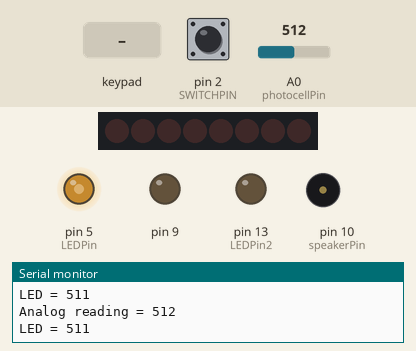
Recording of a sketch running on a simulated Arduino Uno, built with avr-gcc and run on an emulated ATmega328P. Shown: 8 shift-register outputs drawn as a row of LEDs (first output left, lit = HIGH), output pins drawn as LEDs (lit = HIGH), buzzer (waves = sounding), the last lines printed to the serial monitor. Dashed ring = blinking. Inputs (shaded band) come from the test bench; at power-on: A0 (photocellPin) = 512, pin 2 (SWITCHPIN) HIGH. Pins used as bus, display or sensor lines are not drawn.

Above: at 1.2 s.
1.3 s: keypad keys 1 2 1 1 pressed 0.4 s apart
At 3.5 s:
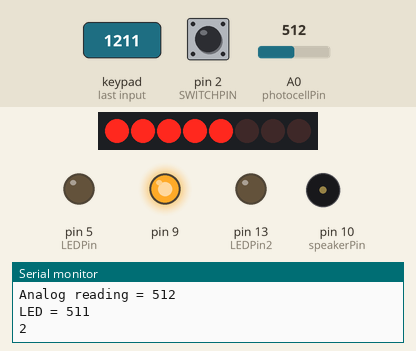
4.4 s: key '3' pressed
7.4 s: key '4' pressed
At 8.9 s:
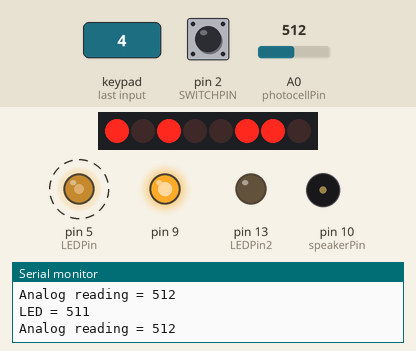
10.4 s: key '6' pressed
At 11.4 s:
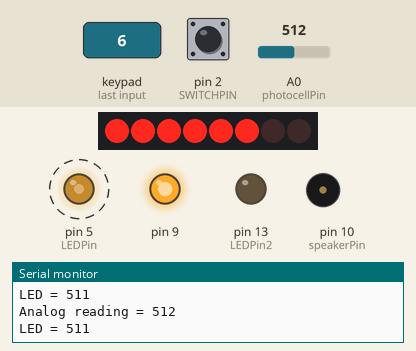
11.9 s: A0 (photocellPin) set to 242
14.9 s: A0 (photocellPin) set to 212
At 22.2 s:
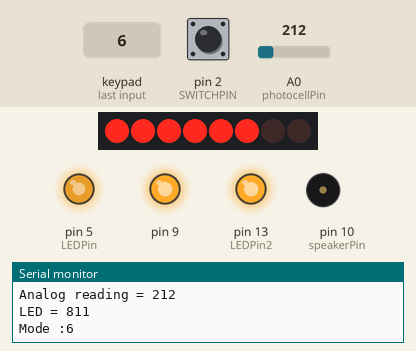
Timing chart, 0 to 24.7 s (numbered marks = the images above; inputs shaded):
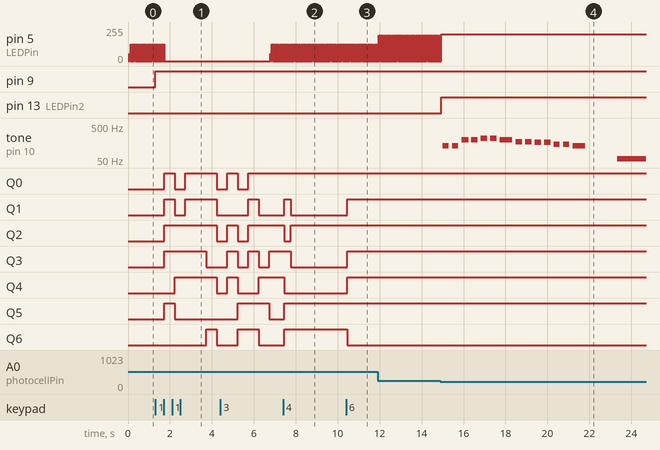

Measured:
- the behaviour switches between 224 and 223 on A0 (photocellPin) (found by bisection; images 3 and 4)
- after the input at 1.3 s, pin 5 (LEDPin): goes on until 1.7 s, then stays 0/255; pin 9: LOW → HIGH at once; Q0, Q1: LOW → HIGH after 0.42 s, → LOW 0.50 s later, → HIGH 0.50 s later, → LOW 1.5 s later; Q2: LOW → HIGH after 0.42 s, → LOW 2.5 s later; Q3: LOW → HIGH after 0.42 s, → LOW 2.0 s later
- after the input at 10.4 s, Q1, Q3, Q4: LOW → HIGH after 0.05 s; Q6: HIGH → LOW after 0.05 s
- after the input at 14.9 s, pin 13 (LEDPin2): LOW → HIGH at once; tone on pin 10 (speakerPin): plays 130 Hz for 0.28 s, 131 Hz for 0.28 s, 196 Hz for 0.32 s, 196 Hz for 0.32 s, 220 Hz for 0.32 s, 220 Hz for 0.32 s … (15 notes in this stretch), starting after 0.11 s
- by itself, pin 5 (LEDPin): repeats every 0.03 s: 0/255 0.02 s, 127/255 0.01 s

The sketch:

wew.ino
```cpp
/*
Advanced Blink with an Interrupt Sketch
By: David M. Orlo
www.DaviedOrlo.com
*/
#include <Keypad.h>
#define data 3
#define clock 4
byte zero  = B01111110;
byte one   = B00000110;
byte two   = B11011010;
byte three = B11010110;
byte four  = B10100110;
byte five  = B11110100;
byte six   = B11111100;
byte seven = B01000110;
byte eight = B11111110;
byte nine  = B11110110;
byte hapus = B00000000;
byte s = B11110100;
byte l = B00111000;
byte e = B11111000;
byte p = B11101010;
byte t = B10111000;
byte i = B00000110;
byte g = B11110110;
byte h = B10101100;
String readString;
byte SWITCHPIN=2;
int LEDPin=5;
byte brightness;
const byte ROWS = 2; // rows
const byte COLS = 3; // Three columns
// Define the Keymap
char keys[ROWS][COLS] = {
  {'1','2','3'},
  {'4','5','6'},
};
// Connect keypad ROW0, ROW1, ROW2 and ROW3 to these Arduino pins.
byte rowPins[ROWS] = {12, 11};
// Connect keypad COL0, COL1 and COL2 to these Arduino pins.
byte colPins[COLS] = {8, 7, 6};

// Create the Keypad
Keypad kpd = Keypad( makeKeymap(keys), rowPins, colPins, ROWS, COLS );

//byte delayedoff;
//byte delayedon;

volatile boolean trigger = LOW;
int photocellPin = 0;
int photocellReading;
int LEDPin2 = 13;
int LEDbrightness;

/* PUNYA AHMAD */
int speakerPin = 10;

// FUR ELISE
char notesF[] = "EDEDEbDCaceabegbCeEDEDEbDCaceabeCbaEDEDEbDCaceabegbCeEDEDEbDCaceabeCbabCDEgFEDfEDCeDCbeEeEDEDEDEDEDEDEbDCaceabegbCeEDEDEbDCaceabeCba";
int beatsF[] = { 1,1,1,1,1,1,1,1,3,1,1,1,3,1,1,1,3,1,1,1,1,1,1,1,1,1,3,1,1,1,3,1,1,1,3,1,1,1,1,1,1,1,1,3,1,1,1,3,1,1,1,3,1,1,1,1,1,1,1,1,1,3,1,1,1,3,1,1,1,3,1,1,1,2,1,1,1,2,1,1,1,2,1,1,1,3,1,5,1,1,1,1,1,1,1,1,1,1,1,1,1,1,1,1,1,3,1,1,1,3,1,1,1,3,1,1,1,1,1,1,1,1,1,3,1,1,1,3,1,1,1,6};
int tempoF = 175;

// TWINKLE
char notesT[] = "ccggaagffeeddc "; // a space represents a rest
int beatsT[] = { 1, 1, 1, 1, 1, 1, 2, 1, 1, 1, 1, 1, 1, 2, 4 };
int tempoT = 300;

// Lullaby song
char notesL[] = "eegeegegcbaagdefddefdfbagbcccafgecfgaegccafgecfgfedc";
int beatsL[] = { 1,1,1,1,1,1,1,1,3,1,1,1,3,1,1,1,3,1,1,1,1,1,1,1,1,1,3,1,1,1,3,1,1,1,3,1,1,1,1,1,1,1,1,3,1,1,1,3,1,1,1,3,1,1,1,1,1,1,1,1,1,3,1,1,1,3,1,1,1,3,1,1,1,2,1,1,1,2,1,1,1,2,1,1,1,3,1,5,1,1,1,1,1,1,1,1,1,1,1,1,1,1,1,1,1,3,1,1,1,3,1,1,1,3,1,1,1,1,1,1,1,1,1,3,1,1,1,3,1,1,1,6};
int tempoL = 300;


void setup(){
	pinMode(clock, OUTPUT); // make the clock pin an output
	pinMode(data , OUTPUT); // make the data pin an output
	pinMode(5, OUTPUT);
	//digitalWrite(ledpin, HIGH);
	attachInterrupt(0, interrupttrigger, LOW); //Interrupt 0 is Digital Pin 2
	pinMode(LEDPin, OUTPUT);
	pinMode(LEDPin2,OUTPUT);
        pinMode(speakerPin, OUTPUT);
	Serial.begin(9600);
}

int mode = 0;
void loop(){


	// send data only when you receive data:
	ReadInput();
	//digitalWrite(10,HIGH);
	photocellReading = analogRead(photocellPin);

	Serial.print("Analog reading = ");
	Serial.println(photocellReading);

	// that means we have to -invert- the reading from 0-1023 back to 1023-0
	photocellReading = 1023 - photocellReading;
	//now we have to map 0-1023 to 0-255 since thats the range analogWrite uses
	LEDbrightness = map(photocellReading, 0, 1023, 0, 255);
	analogWrite(LEDPin, LEDbrightness);
	Serial.print("LED = ");
	Serial.println(photocellReading);     // the raw analog reading

	onOff(photocellReading);
	//delay(1000);

	//delay(200); //Wait a moment to help debounce the switch
	if (trigger==1){
		crazyLED();
	}
	else{
		analogWrite(LEDPin, 0);
	}

char key = kpd.getKey();
  if(key)  // Check for a valid key.
  {
    Serial.println(key);
    switch (key)
    {
      case '1':
        analogWrite(9, 255);
        break;
      case '2':
         shiftOut(data,clock,LSBFIRST,s);
         delay(500);
         shiftOut(data,clock,LSBFIRST,l);
         delay(500);
         shiftOut(data,clock,LSBFIRST,e);
         delay(500);
         shiftOut(data,clock,LSBFIRST,e);
         delay(500);
         shiftOut(data,clock,LSBFIRST,p);
         delay(500);
         shiftOut(data,clock,LSBFIRST,hapus);
         delay(500);
         shiftOut(data,clock,LSBFIRST,t);
         delay(500);
         shiftOut(data,clock,LSBFIRST,i);
         delay(500);
         shiftOut(data,clock,LSBFIRST,g);
         delay(500);
         shiftOut(data,clock,LSBFIRST,h);
         delay(500);
         shiftOut(data,clock,LSBFIRST,t);
         break;
      case '3':
        shiftOut(data, clock, LSBFIRST, three);
        mode = 3;
        break;
      case '4':
        shiftOut(data, clock, LSBFIRST, four);
        mode = 4;
        break;
      case '5':
        shiftOut(data, clock, LSBFIRST, five);
        break;
      case '6':
        shiftOut(data, clock, LSBFIRST, six);
        mode = 6;
        break;
      default:
        break;
    }
  }
}

void crazyLED(){
	//delay(200); //Wait a moment to help debounce the switch
	while(trigger == HIGH){ //Will run this loop until the interrupt value changes
		//brightness = 250; //Generates a random number from 1-254 and assigns it to the variable named brightness
		//delayedoff = random(1, 125); //A random amount of time the LED is turned off
		//delayedon = random(1, 250); //A random amount of time the LED is turned on
		analogWrite(LEDPin, brightness); //Uses the random number we generated to write the value to our LED
		delay(10); //random delay on time
		analogWrite(LEDPin, 0); //We turn the LED off for a blinking effect
		delay(100);
	} //Random delay off time
}

void interrupttrigger(){
	if (trigger ==LOW){
		trigger=HIGH;
	}
	else{
		trigger=LOW;
	}
}
void onOff(int value){
  if (value < 800){
      digitalWrite(LEDPin2,LOW);
  }else{
      digitalWrite(LEDPin2,HIGH);

      Serial.print("Mode :"); Serial.println(mode);
      switch(mode){
        case 3 : playF();
                 break;
        case 4 : playL();
                 break;
        case 6 : playT();
                 break;
       }
  }
}
void ReadInput(){
	while (Serial.available()) {
		delay(3);
		char c = Serial.read();
		readString += c;
	}
	checkCommand(readString);
}
void checkCommand(String input){
	readString.trim();
	if (readString.length() >0) {
		if(readString == "ON"){
			analogWrite(2,HIGH);
			Serial.println(readString);
		}
		if(readString == "OFF"){
			analogWrite(2,LOW);
			Serial.println(readString);
		}
		Serial.println(readString);
	}
	readString = "";
}


/* FUNGSI AHMAD */
void playTone(int tone, int duration) {
  for (long i = 0; i < duration * 1000L; i += tone * 2) {
    digitalWrite(speakerPin, HIGH);
    delayMicroseconds(tone);
    digitalWrite(speakerPin, LOW);
    delayMicroseconds(tone);
  }
}

void playNote(char note, int duration) {
  char names[] = {'c','d','e','f','g','a','b','C', 'D', 'E', 'F', 'G', 'A', 'B', 'U', 'R'};
  int tones[] = {3822,3424,3033,2864,2551,2272,2024, 1915, 1700, 1519, 1432, 1275, 1136, 1014, 956, 0};


// play the tone corresponding to the note name
  for (int i = 0; i < sizeof(tones); i++) {
    if (names[i] == note) {
      playTone(tones[i], duration);
    }
  }
}

void playF(){
  for (int i = 0; i < sizeof(notesF); i++) {
        Serial.println("loop");
        if (notesF[i] == ' ') {
          delay(beatsF[i] * tempoF); // rest
        } else {
          playNote(notesF[i], beatsF[i] * tempoF);
        }
        // pause between notes
        delay(tempoF / 2);
        if (i == sizeof(notesF)-1){
          delay(1000);
        }
  }
}

void playT(){
  for (int i = 0; i < sizeof(notesT); i++) {
        if (notesT[i] == ' ') {
          delay(beatsT[i] * tempoT); // rest
        } else {
          playNote(notesT[i], beatsT[i] * tempoT);
        }
        // pause between notes
        delay(tempoT / 2);
        if (i == sizeof(notesT)-1){
          delay(1000);
        }
  }
}

void playL(){
   for (int i = 0; i < sizeof(notesL); i++) {
        if (notesL[i] == ' ') {
          delay(beatsL[i] * tempoL); // rest
        } else {
          playNote(notesL[i], beatsL[i] * tempoL);
        }

        // pause between notes
        delay(tempoL / 2);
        if (i == sizeof(notesL)-1){
          delay(1000);
        }
  }
}
```
